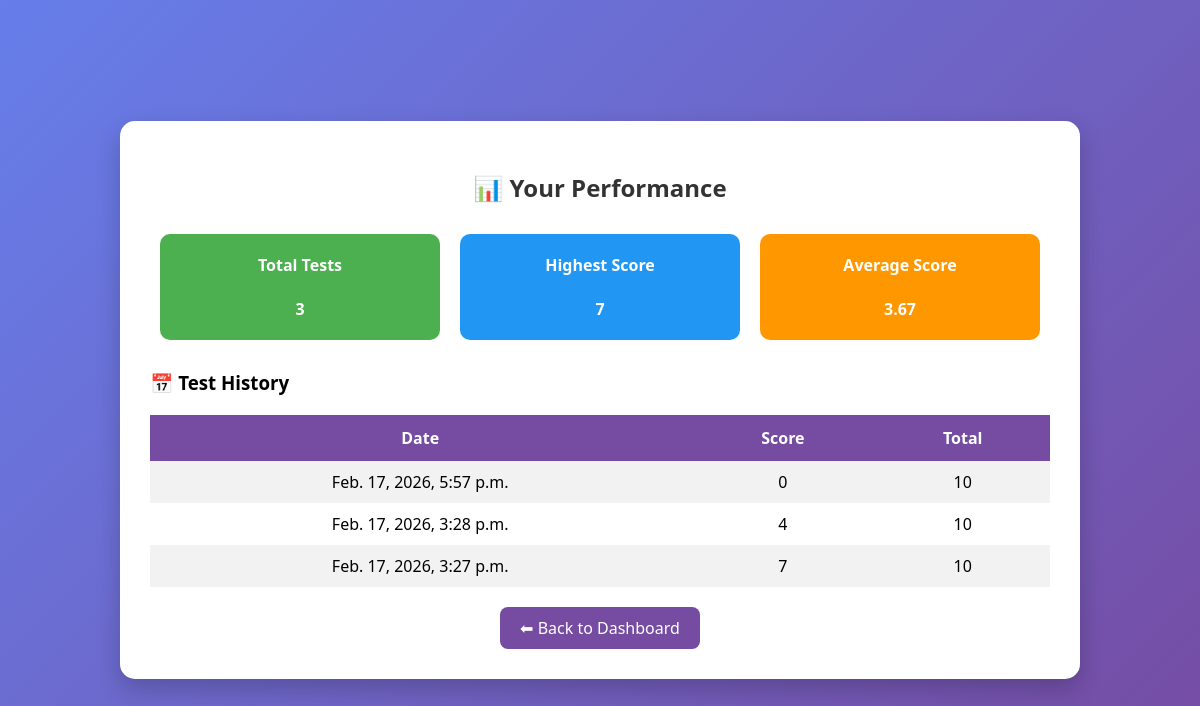
/performance/ (signed in), run on the app's committed database.
### core/models.py (models this page shows, shortened)
class MCQResult(models.Model):
    user = models.ForeignKey(User, on_delete=models.CASCADE)
    score = models.IntegerField()
    total = models.IntegerField()
    date_taken = models.DateTimeField(auto_now_add=True)

### core/views.py (the view)
# urls.py: path('performance/', views.performance, name='performance'),
@login_required
def performance(request):
    results = MCQResult.objects.filter(user=request.user).order_by('-date_taken')
    total_tests = results.count()
    highest_score = max([r.score for r in results], default=0)
    average_score = (
        sum([r.score for r in results]) / total_tests
        if total_tests > 0 else 0
    )
    context = {
        'results': results,
        'total_tests': total_tests,
        'highest_score': highest_score,
        'average_score': round(average_score, 2),
    }
    return render(request, 'performance.html', context)

### templates/performance.html (shortened to what this page needs)
<!DOCTYPE html>
<html>
<head>
</head>
<body>
<div class="container">
    <h2>📊 Your Performance</h2>
    <div class="stats">
        <div class="card total">
            Total Tests <br><br>
            {{ total_tests }}
        </div>
        <div class="card highest">
            Highest Score <br><br>
            {{ highest_score }}
        </div>
        <div class="card average">
            Average Score <br><br>
            {{ average_score }}
        </div>
    </div>
    <h3>📅 Test History</h3>
    <table>
        <tr>
            <th>Date</th>
            <th>Score</th>
            <th>Total</th>
        </tr>
        {% for r in results %}
        <tr>
            <td>{{ r.date_taken }}</td>
            <td>{{ r.score }}</td>
            <td>{{ r.total }}</td>
        </tr>
        {% empty %}
        <tr>
            <td colspan="3" class="no-data">No tests taken yet.</td>
        </tr>
        {% endfor %}
    </table>
    <div style="text-align:center;">
        <a href="{% url 'dashboard' %}" class="btn">⬅ Back to Dashboard</a>
    </div>
</div>
</body>
</html>

### templates/performance.html (style rules this page uses)
body { margin: 0; font-family: 'Segoe UI', sans-serif; background: linear-gradient(135deg, #667eea, #764ba2); display: flex; justify-content: center; align-items: center; min-height: 100vh; }
.container { background: white; width: 85%; max-width: 900px; padding: 30px; border-radius: 15px; box-shadow: 0 10px 25px rgba(0,0,0,0.2); }
h2 { text-align: center; color: #333; }
.stats { display: flex; justify-content: space-between; margin: 20px 0; }
.card { flex: 1; margin: 10px; padding: 20px; border-radius: 10px; text-align: center; color: white; font-weight: bold; }
.total { background: #4CAF50; }
.highest { background: #2196F3; }
.average { background: #FF9800; }
table { width: 100%; border-collapse: collapse; margin-top: 20px; }
th { background: #764ba2; color: white; padding: 12px; }
td { padding: 10px; text-align: center; }
tr:nth-child(even) { background: #f2f2f2; }
.btn { display: inline-block; margin-top: 20px; padding: 10px 20px; background: #764ba2; color: white; text-decoration: none; border-radius: 8px; transition: 0.3s; }

### data on the page
MCQResult: date_taken "Feb. 17, 2026, 5:57 p.m.", score "0", total "10"
MCQResult: date_taken "Feb. 17, 2026, 3:28 p.m.", score "4", total "10"
MCQResult: date_taken "Feb. 17, 2026, 3:27 p.m.", score "7", total "10"

### other printed values
{{ total_tests }} "3"
{{ highest_score }} "7"
{{ average_score }} "3.67"
